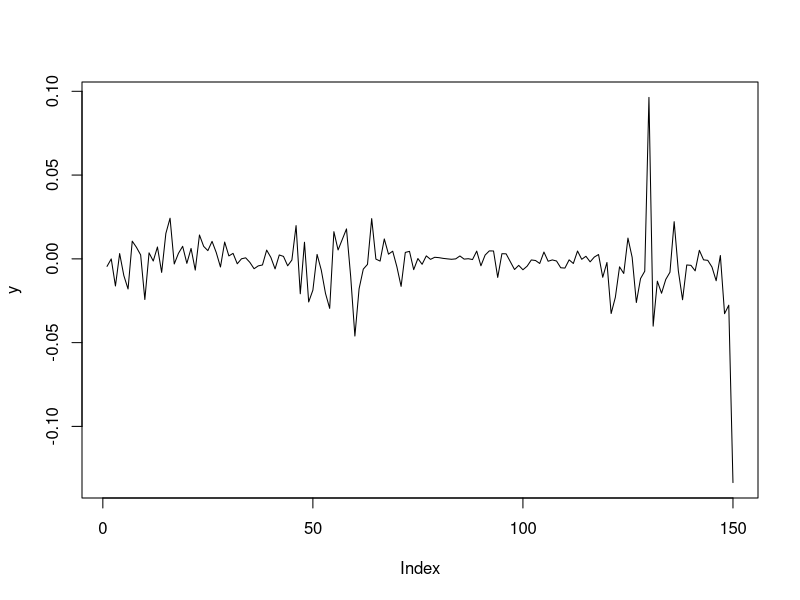
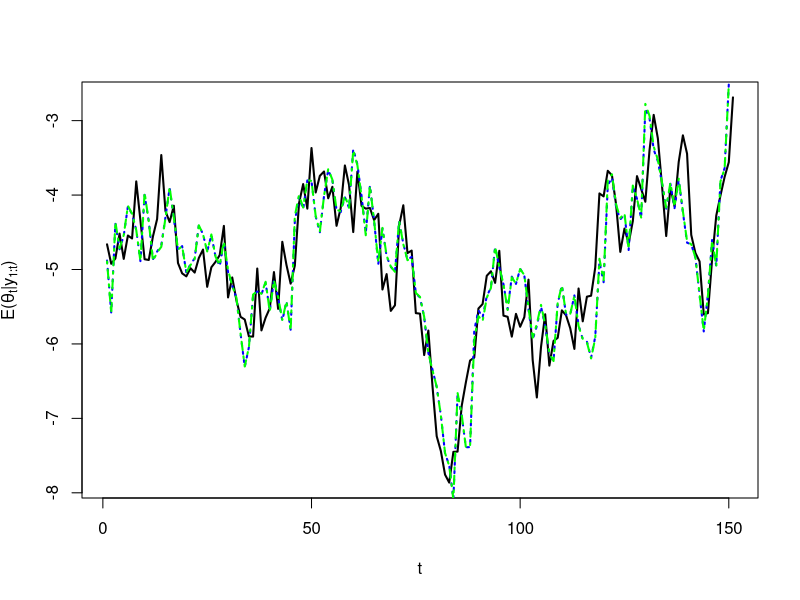
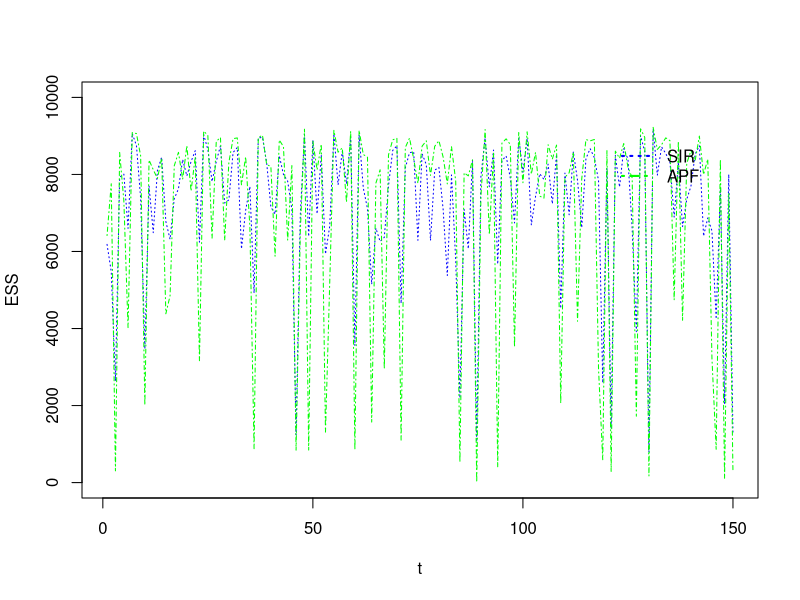

The R source for these figures, in order:
### Hyperparameters
eta    = log(0.15/sqrt(252))
rho    = 0.95
tau2   = 0.25




### Generating data
TT     = 150
theta.t = rep(0, TT+1)
y       = rep(0, TT)

theta.t[1] = eta
for(i in 1:TT){
  theta.t[i+1] = rnorm(1, eta + rho*(theta.t[i] - eta), sqrt(tau2))
  y[i] = rnorm(1, 0, exp(theta.t[i+1]))
}

quartz()
plot(y, type="l")













### APF filter
BB = 10000
theta.out   = array(0, dim=c(TT+1, BB))
weights.out = array(0, dim=c(TT+1, BB))
ESS.APF     = rep(0, TT)
theta.out[1,]     = rnorm(BB, eta, sqrt(tau2/(1-rho^2)))
weights.out[1,]   = rep(1/BB, BB)
for(i in 1:TT){
  mu          = eta + rho*(theta.out[i,] - eta)
  lvarpi      = log(weights.out[i,]) + dnorm(y[i], 0, exp(mu), log=T)
  varpi       = exp(lvarpi - max(lvarpi))
  varpi       = varpi/sum(varpi)
  ind         = sample(1:BB, BB, replace=TRUE, varpi)
  theta.tilde = theta.out[i,ind]
  theta.hat   = rnorm(BB, eta + rho*(theta.tilde - eta), sqrt(tau2))
  theta.out[i+1,]   = theta.hat
  
  lweights    = dnorm(y[i], 0, exp(theta.hat), log=T) - dnorm(y[i], 0, exp(mu[ind]), log=T)
  lweights    = lweights - max(lweights)
  weights.out[i+1,] = exp(lweights)/sum(exp(lweights))
  ESS.APF[i]        = (sum(weights.out[i+1,])^2)/sum(weights.out[i+1,]^2)
}
mm.APF = apply(weights.out*theta.out, 1,sum)
CC2.APF = apply(weights.out*theta.out^2, 1,sum) - mm.APF^2



### SIR filter
BB = 10000
theta.out   = array(0, dim=c(TT+1, BB))
weights.out = array(0, dim=c(TT+1, BB))
ESS.SIR     = rep(0, TT)
theta.out[1,]     = rnorm(BB, eta, sqrt(tau2/(1-rho^2)))
weights.out[1,]   = rep(1/BB, BB)
for(i in 1:TT){
  varpi       = weights.out[i,]
  ind         = sample(1:BB, BB, replace=TRUE, varpi)
  theta.tilde = theta.out[i,ind]
  theta.hat   = rnorm(BB, eta + rho*(theta.tilde - eta), sqrt(tau2))
  lweights    = dnorm(y[i], 0, exp(theta.hat), log=T)
  lweights    = lweights - max(lweights)
  
  theta.out[i+1,]   = theta.hat
  weights.out[i+1,] = exp(lweights)/sum(exp(lweights))
  ESS.SIR[i]        = (sum(weights.out[i+1,])^2)/sum(weights.out[i+1,]^2)
}
mm.SIR = apply(weights.out*theta.out, 1,sum)
CC2.SIR = apply(weights.out*theta.out^2, 1,sum) - mm.SIR^2






## Expected values
quartz()
plot(theta.t, type="l", xlab="t", ylab=expression(paste("E(",theta[t],"|",y[1:t],")")), lwd=2)
lines(mm.SIR[-1], col="blue", lwd=2, lty=3)
lines(mm.APF[-1], col="green", lwd=2, lty=4)
legend(120,4,c("True","SIR","APF"), col=c("black","blue","green"), lty=c(1,3,4), lwd=2, bty="n")
#dev.print(dev=pdf,file="Gaussian_means_APF.pdf")


## ESS as a function of time
quartz()
plot(ESS.SIR, type="l", ylab="ESS", xlab="t", ylim=c(0,BB), lty=3, col="blue")
lines(ESS.APF,lty=4, col="green")
legend(120,9000,c("SIR","APF"), col=c("blue","green"), lty=c(3,4), lwd=2, bty="n")
#dev.print(dev=pdf,file="Gaussian_ESSintime_APF.pdf")

mean(ESS.SIR)
mean(ESS.APF)












